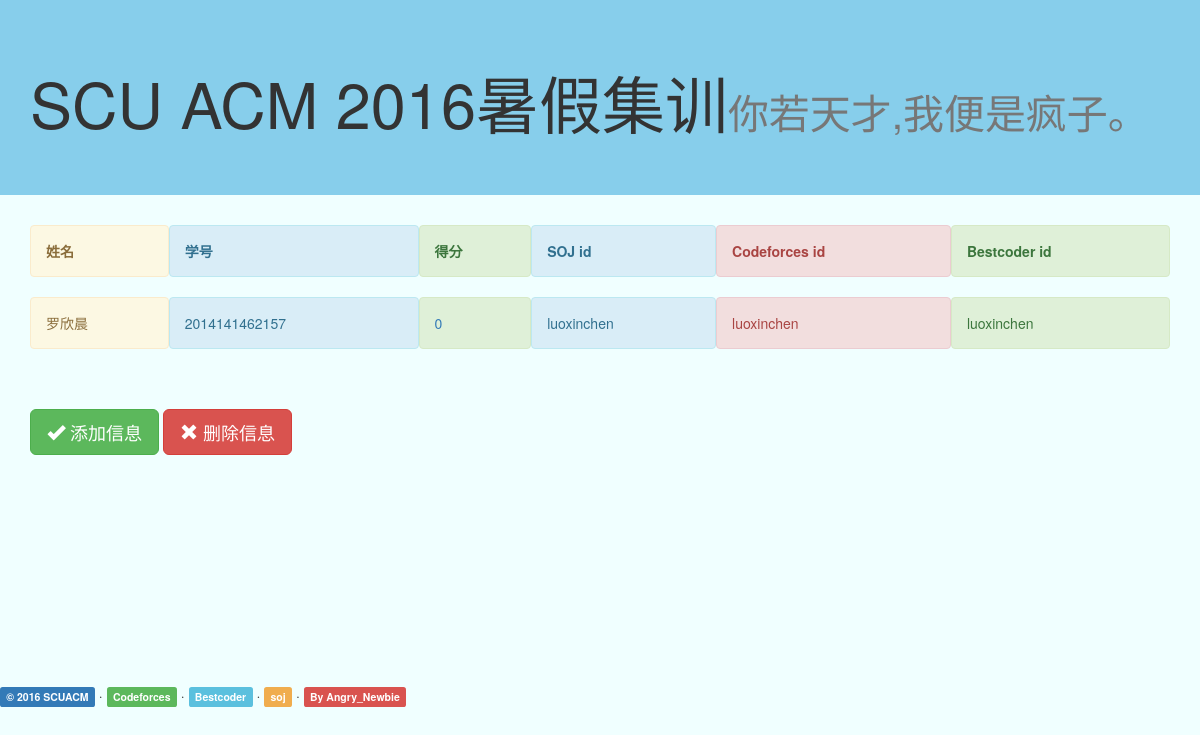
The app's page /, older data.
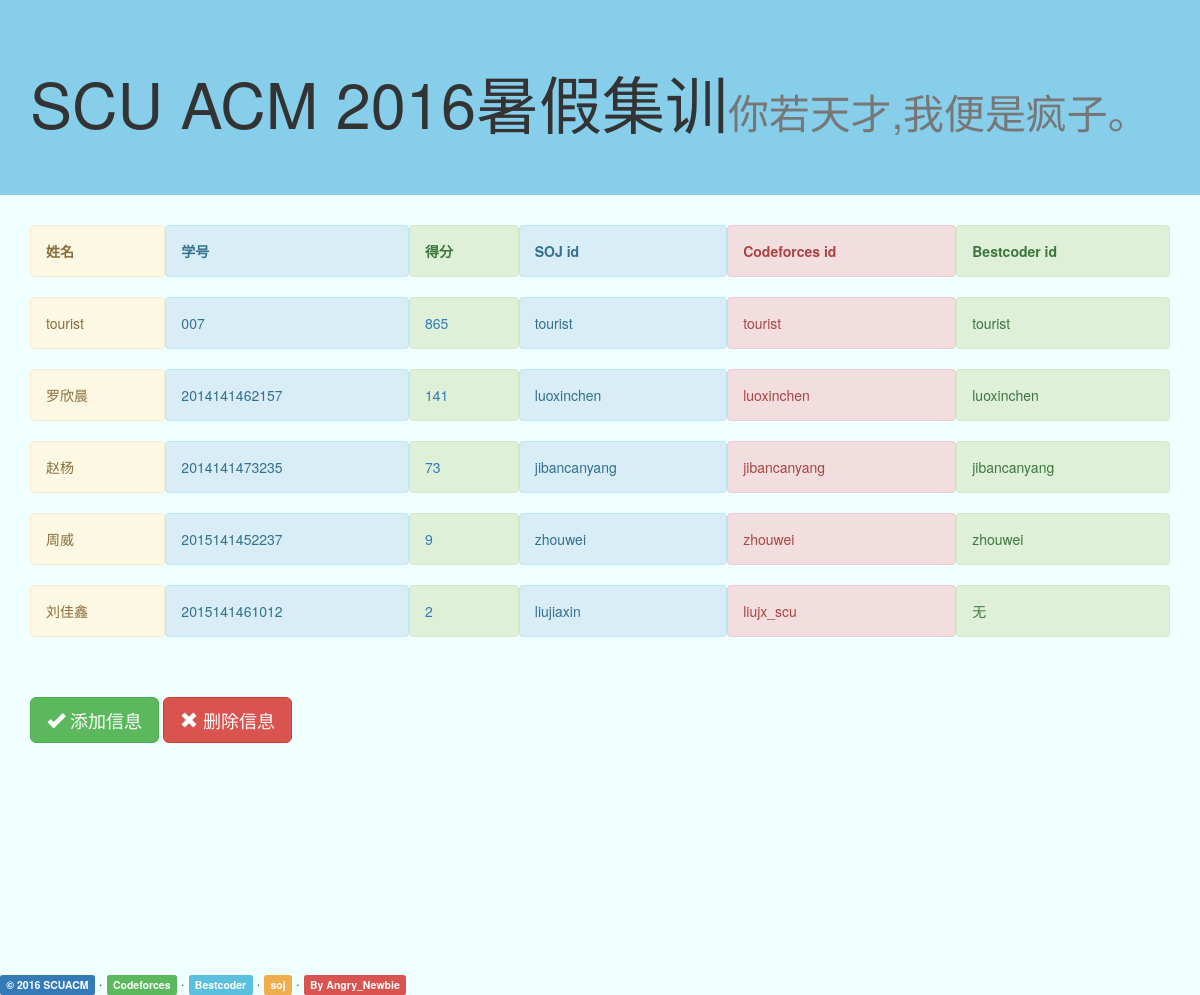
The same page, newer data.
### collect_id/models.py (models this page shows, shortened)
class Info(models.Model):
    name = models.CharField(max_length=200, null=False)
    stu_id = models.CharField(unique=True, max_length=200, primary_key=True)
    cf_id = models.CharField(max_length=200, null=True)
    bc_id = models.CharField(max_length=200, null=True)
    soj_id = models.CharField(max_length=200, null=True)
    cf_rating = models.IntegerField(default=0)
    bc_rating = models.IntegerField(default=0)
    cf_score = models.IntegerField(default=0)
    bc_score = models.IntegerField(default=0)
    score = models.IntegerField(default=0)

### collect_id/views.py (the view)
# urls.py: url(r'^$', views.index, name='index'),
def index(request):
    users = list(reversed(Info.objects.order_by('score')))
    return render(request, 'index.html', {'users':users})

### collect_id/templates/index.html (shortened to what this page needs)
<!DOCTYPE html>
{% load static %}
{% load staticfiles %}
<html lang="en">
    <head>
            <link rel="stylesheet" href="http://maxcdn.bootstrapcdn.com/bootstrap/3.3.6/css/bootstrap.min.css">
    </head>
    <body>
        <div class="jumbotron"  >
            <div class="container">
                <h1>SCU ACM 2016暑假集训<small>你若天才,我便是疯子。</small></h1>
            </div>
        </div>
        <div class="container">
            <table style="width:100%">
                <thead>
                    <tr>
                        <th><div class="alert alert-warning">
                                <strong>姓名</strong>
                            </div>
                        </th>
                        <th><div class="alert alert-info">
                                <strong>学号</strong>
                            </div>
                        </th>
                        <th><div class="alert alert-success">
                                <strong>得分</strong>
                            </div>
                        </th>
                        <th><div class="alert alert-info">
                                <strong>SOJ id</strong>
                            </div>
                        </th>
                        <th><div class="alert alert-danger">
                                <strong>Codeforces id</strong>
                            </div>
                        </th>
                        <th><div class="alert alert-success">
                                <strong>Bestcoder id</strong>
                            </div>
                        </th>
                    </tr>
                </thead>
                <tbody>
                    {% for usr in users %}
                    <tr>
                        <td><div class="alert alert-warning">  {{ usr.name }} </div></td>
                        <td><div class="alert alert-info">  {{ usr.stu_id }} </div></td>
                        <td><div class="alert alert-success"> <a href="score_detail/?stu_id={{ usr.stu_id}}">{{ usr.score }}
                        </a> </div></td>
                        <td><div class="alert alert-info">  {{ usr.soj_id }} </div></td>
                        <td><div class="alert alert-danger">  {{ usr.cf_id }} </div></td>
                        <td><div class="alert alert-success">  {{ usr.bc_id }} </div></td>
                    </tr>
                    {% endfor %}
                </tbody>
            </table>
        </div>
        <div class="container">
            <a href="../add_info" class="btn btn-success btn-lg " role="button " >
                <span class="glyphicon glyphicon-ok"></span> 添加信息</a>
            <a href="../delete_info" class="btn btn-danger btn-lg" role="button">
                <span class="glyphicon glyphicon-remove"></span> 删除信息 </a>
        </div>
        <div class="footer" style="position:relative;bottom:-230px;clear:both;">
            <span class="label label-primary "> &copy; 2016 SCUACM</span>
            <span class="dot">·</span>
            <a target="_parent" href="http://www.codeforces.com/profile/tourist" class="label label-success bg-info">Codeforces</a>
            <span class="dot">·</span>
            <a target="_blank" href="http://bestcoder.hdu.edu.cn/rating.php?user=jiry_2" class="label label-info bg-success">Bestcoder</a>
            <span class="dot">·</span>
            <a target="_top" href="http://acm.scu.edu.cn/soj/index.action" class="label label-warning bg-warning">soj</a>
            <span class="dot">·</span>
            <span class="label label-danger">By Angry_Newbie</span>
        </div>
    </body>
</html>

Row changes from the older to the newer data that the page shows:
added Info: name "tourist", stu_id "007", score "865", soj_id "tourist", cf_id "tourist", bc_id "tourist"
changed Info "罗欣晨": score "0" → "141"
added Info: name "赵杨", stu_id "2014141473235", score "73", soj_id "jibancanyang", cf_id "jibancanyang", bc_id "jibancanyang"
added Info: name "周威", stu_id "2015141452237", score "9", soj_id "zhouwei", cf_id "zhouwei", bc_id "zhouwei"
added Info: name "刘佳鑫", stu_id "2015141461012", score "2", soj_id "liujiaxin", cf_id "liujx_scu", bc_id "无"
